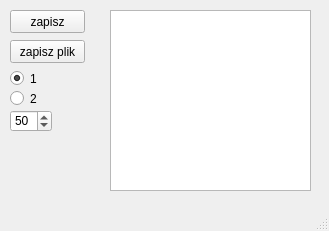
<?xml version="1.0" encoding="UTF-8"?>
<ui version="4.0">
 <class>MainWindow</class>
 <widget class="QMainWindow" name="MainWindow">
  <property name="geometry">
   <rect>
    <x>0</x>
    <y>0</y>
    <width>329</width>
    <height>231</height>
   </rect>
  </property>
  <property name="windowTitle">
   <string>MainWindow</string>
  </property>
  <widget class="QWidget" name="centralwidget">
   <widget class="QPushButton" name="zapisz">
    <property name="geometry">
     <rect>
      <x>10</x>
      <y>10</y>
      <width>75</width>
      <height>23</height>
     </rect>
    </property>
    <property name="text">
     <string>zapisz</string>
    </property>
   </widget>
   <widget class="QRadioButton" name="rB1">
    <property name="geometry">
     <rect>
      <x>10</x>
      <y>70</y>
      <width>82</width>
      <height>17</height>
     </rect>
    </property>
    <property name="text">
     <string>1</string>
    </property>
    <property name="checked">
     <bool>true</bool>
    </property>
   </widget>
   <widget class="QRadioButton" name="rB2">
    <property name="geometry">
     <rect>
      <x>10</x>
      <y>90</y>
      <width>82</width>
      <height>17</height>
     </rect>
    </property>
    <property name="text">
     <string>2</string>
    </property>
   </widget>
   <widget class="QSpinBox" name="sB">
    <property name="geometry">
     <rect>
      <x>10</x>
      <y>110</y>
      <width>42</width>
      <height>22</height>
     </rect>
    </property>
    <property name="maximum">
     <number>100</number>
    </property>
    <property name="value">
     <number>50</number>
    </property>
   </widget>
   <widget class="QPushButton" name="zapiszPlik">
    <property name="geometry">
     <rect>
      <x>10</x>
      <y>40</y>
      <width>75</width>
      <height>23</height>
     </rect>
    </property>
    <property name="text">
     <string>zapisz plik</string>
    </property>
   </widget>
   <widget class="QTextEdit" name="textEdit">
    <property name="geometry">
     <rect>
      <x>110</x>
      <y>10</y>
      <width>201</width>
      <height>181</height>
     </rect>
    </property>
   </widget>
  </widget>
  <widget class="QMenuBar" name="menubar">
   <property name="geometry">
    <rect>
     <x>0</x>
     <y>0</y>
     <width>329</width>
     <height>21</height>
    </rect>
   </property>
  </widget>
  <widget class="QStatusBar" name="statusbar"/>
 </widget>
 <resources/>
 <connections/>
</ui>
